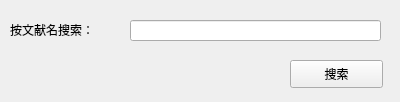
<?xml version="1.0" encoding="UTF-8"?>
<ui version="4.0">
 <class>sci_ui_local_search_widget</class>
 <widget class="QWidget" name="sci_ui_local_search_widget">
  <property name="geometry">
   <rect>
    <x>0</x>
    <y>0</y>
    <width>400</width>
    <height>102</height>
   </rect>
  </property>
  <property name="windowTitle">
   <string>搜索</string>
  </property>
  <widget class="QLabel" name="label">
   <property name="geometry">
    <rect>
     <x>10</x>
     <y>20</y>
     <width>111</width>
     <height>20</height>
    </rect>
   </property>
   <property name="text">
    <string>按文献名搜索：</string>
   </property>
  </widget>
  <widget class="QLineEdit" name="lineEdit_local_search">
   <property name="geometry">
    <rect>
     <x>130</x>
     <y>20</y>
     <width>251</width>
     <height>21</height>
    </rect>
   </property>
  </widget>
  <widget class="QPushButton" name="pushButton_local_search">
   <property name="geometry">
    <rect>
     <x>290</x>
     <y>60</y>
     <width>93</width>
     <height>28</height>
    </rect>
   </property>
   <property name="text">
    <string>搜索</string>
   </property>
  </widget>
 </widget>
 <resources/>
 <connections/>
</ui>
